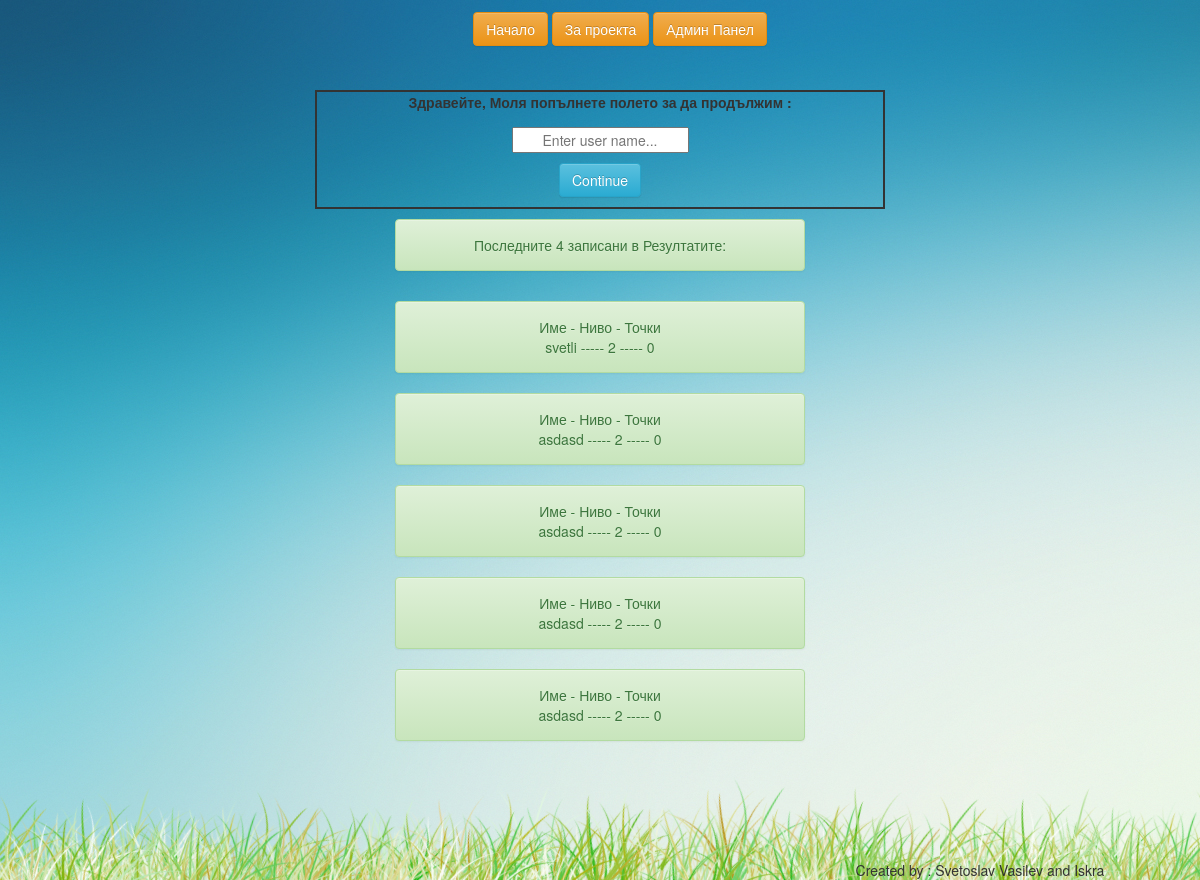
Before: /project_31_mart/index.php with the older database file.
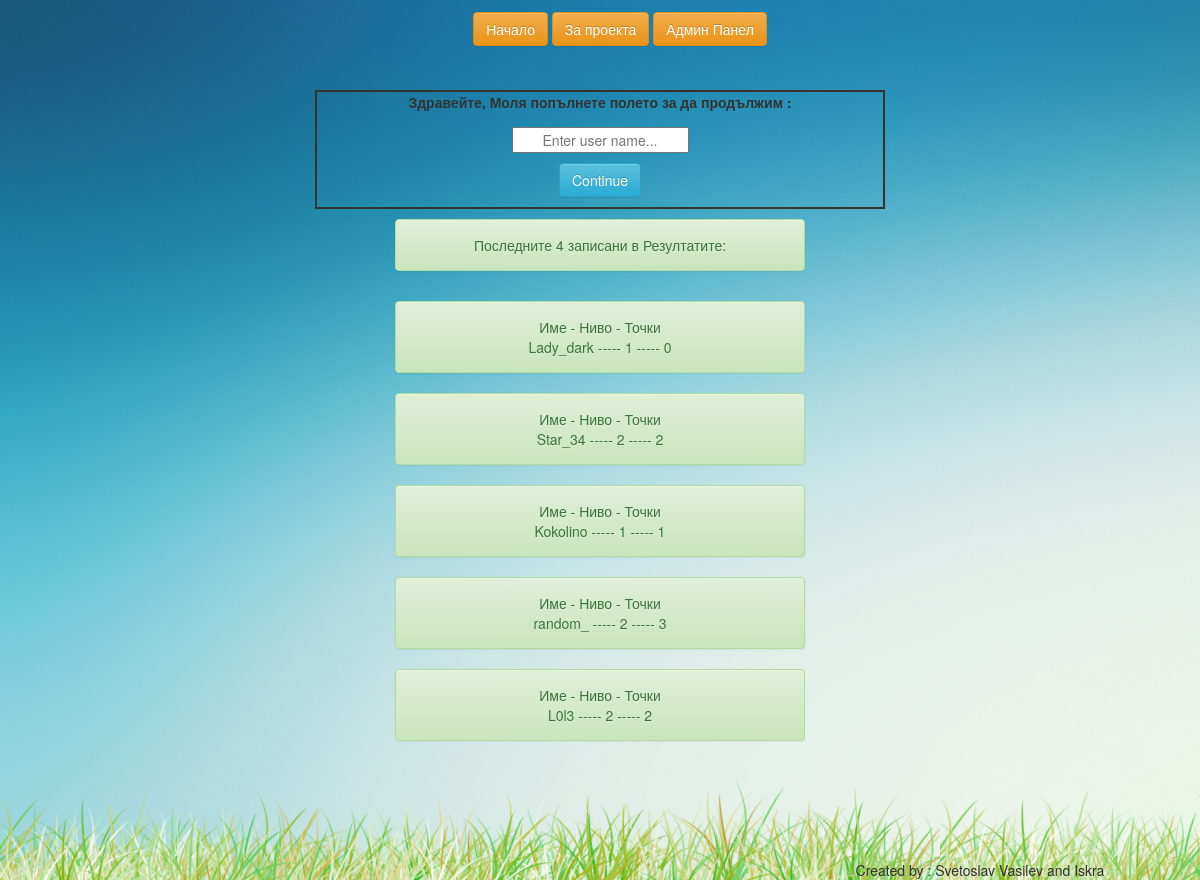
After: the same page with the newer database file.
### tables this page shows
CREATE TABLE `scoreboard` (
  `id_score` int(11) NOT NULL,
  `user_name` varchar(100) NOT NULL,
  `lvl` int(11) NOT NULL,
  `score` int(11) NOT NULL,
  `date_deleted` date DEFAULT NULL
);

### project_31_mart/index.php (the view, shortened to what this page needs)
	<?php
	include_once('includes/header.php');
	?>
	<div  class="container text-center">
		<div  id='hello' class="col-lg-6 col-lg-offset-3 text-center">
		<label for='login'>Здравейте, Моля попълнете полетo за да продължим : </label>
		<?php
		echo "<p><form action='page2.php' method='post'>";
		input('login','text','user_name','Enter user name...');
		echo "</p>";
		echo "<p>";
		submit('Continue','btn btn-info');
		echo "</p></form>";
		?>
        </div>
	</div>
	<?php
	$conn = mysqli_connect('localhost', 'root', '', 'math');
$read_query = 	"SELECT user_name, lvl, score FROM scoreboard where date_deleted is null ORDER BY id_score DESC LIMIT 5";
$read_result = mysqli_query($conn, $read_query);
echo "<p><div class='row'>
	<div class='alert alert-success col-xs-4
		col-xs-offset-4 text-center'>";
echo "<p>Последните 4 записани в Резултатите:";
echo "</div></div></p>";
	if (mysqli_num_rows($read_result) > 0) {
		while($row = mysqli_fetch_assoc($read_result)){
        echo "<div class='row'>
	<div class='alert alert-success col-xs-4
		col-xs-offset-4 text-center'>";
        echo "<p>Име - Ниво - Точки</p>";
		echo $row['user_name']." ----- ".$row['lvl']." ----- ".$row['score'];
		echo "</div></div>";
		}
}
?>
	<?php
	include_once('includes/footer.php');
	?>

### project_31_mart/includes/header.php (shortened to what this page needs)
<?php
require_once('includes/functions.php');
?>
<!DOCTYPE html>
<html lang="en">
<head>
	<link rel="stylesheet" type="text/css" href="css/style.css">
</head>
<body>
<link rel="stylesheet" href="https://maxcdn.bootstrapcdn.com/bootstrap/3.3.6/css/bootstrap.min.css"
integrity="sha384-1q8mTJOASx8j1Au+a5WDVnPi2lkFfwwEAa8hDDdjZlpLegxhjVME1fgjWPGmkzs7">
<link rel="stylesheet" href="https://maxcdn.bootstrapcdn.com/bootstrap/3.3.6/css/bootstrap-theme.min.css"
integrity="sha384-fLW2N01lMqjakBkx3l/M9EahuwpSfeNvV63J5ezn3uZzapT0u7EYsXMjQV+0En5r">
	<div id='nav'>
		<div  class="col-xs-12 col-centered text-center">
		<ul>
			<a href="index.php"><button type="button" class="btn btn-warning"><li>Начало</li></button></a>
			<a href="about.php"><button type="button" class="btn btn-warning"><li>За проекта</li></button></a>
			<a href="admin.php"><button type="button" class="btn btn-warning"><li>Админ Панел</li></button></a>
		</ul>
	</div>
	</div>

### project_31_mart/includes/functions.php (shortened to what this page needs)
<?php
function input($id,$type,$name,$place){
    echo "<input id='$id' type='$type' name='$name' placeholder='$place'>";
}
function submit($value,$class){
	echo "<input type='submit' name='submit' value='$value' class='$class'>";
}
?>

### project_31_mart/includes/footer.php
<footer id='foot'>
	Created by : Svetoslav Vasilev and Iskra Mladenova
</footer>
</body>
</html>

### project_31_mart/css/style.css (style rules this page uses)
body,html,div { margin:0; padding: 0; }
body { background-image: url(img/bg_index.jpg); background-repeat: ; }
#hello { text-align: center; border: solid 2px; margin-top: 3%; }
#foot { text-align: center; padding-left: 70%; padding-right: 80px; position:absolute; bottom:0; width:100%; height:100px; padding-top: 100px; padding-bottom: 20px; background-image: url(img/footer_1.png); }
#login { text-align: center; }
#nav { margin-top: 1%; }
li { display:inline-block; }
a { text-decoration: none; }

Changed rows visible on the page:
removed scoreboard: user_name "svetli", lvl "2", score "0"
removed scoreboard: user_name "asdasd", lvl "2", score "0"
removed scoreboard: user_name "asdasd", lvl "2", score "0"
removed scoreboard: user_name "asdasd", lvl "2", score "0"
removed scoreboard: user_name "asdasd", lvl "2", score "0"
added scoreboard: user_name "Lady_dark", lvl "1", score "0"
added scoreboard: user_name "Star_34", lvl "2", score "2"
added scoreboard: user_name "Kokolino", lvl "1", score "1"
added scoreboard: user_name "random_", lvl "2", score "3"
added scoreboard: user_name "L0l3", lvl "2", score "2"
